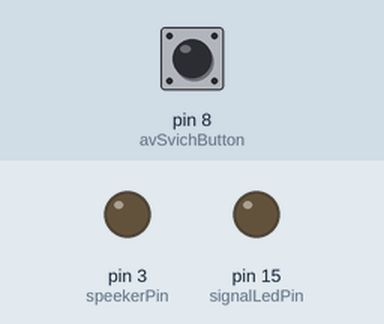
Simulated run of this sketch. Board: SparkFun Pro Micro, built with avr-gcc and run on an emulated ATmega32U4. Shown: output pins drawn as LEDs (lit = HIGH). Dashed ring = blinking. The inputs (shaded band) are chosen by the test bench; at power-on: pin 8 (avSvichButton) LOW.

Above: at 1.4 s.
1.5 s: pin 8 (avSvichButton) pulled HIGH for 0.15 s
At 1.66 s:
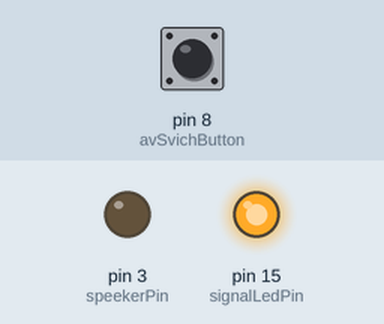
3.3 s: pin 8 (avSvichButton) pulled HIGH for 3.2 s
At 3.57 s:
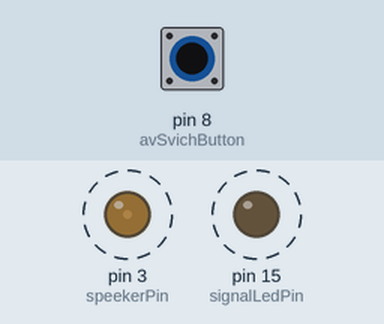
Timing chart, 0 to 8.0 s (numbered marks = the images above; inputs shaded):
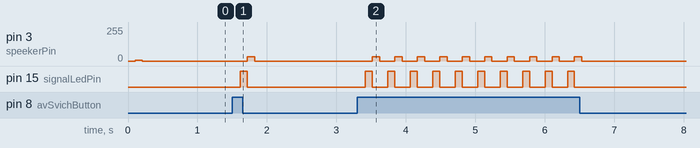

The sketch:

KodiTV_IR_Remote.ino
```cpp
/*
 * Project to control TV and PC (Kodi) from one IR Remote
 *
 * Author McPcholkin
 *
 *
 */

#include <IRLib.h>      // include IR libary
#define USE_DUMP        // disable not used
#include <Keyboard.h>   // Pro micro keyboard lib

int signalLedPin = 15;   // Led for testing
int avSvichButton = 8;  // physical buton to Svich AV
boolean avSvichButtonState = 0; // Button state
int speekerPin = 3;     // Speeker
boolean flipBitState = 0; // Flip Bit default state 0x18**

int irRecivePin = 10;    // ir reciever
int irLedPin = 9;       // ir led for control TV


IRrecv irrecv(irRecivePin);     // set reciever to pin
IRsend irsend;

IRdecode results;               // decode recieved resolts
unsigned int Buffer[RAWBUF];

void setup() {
  irrecv.enableIRIn();          // Start the receiver
  results.UseExtnBuf(Buffer);
  pinMode(signalLedPin, OUTPUT);
  pinMode(avSvichButton, INPUT);
  pinMode(speekerPin, OUTPUT);

  delay(100);
  analogWrite(speekerPin, 6);   // Beep at boot
  delay(105);
  analogWrite(speekerPin, 0);

}

void loop() {

//------------------------------------------------------------------------------------
  if(irrecv.GetResults(&results)) //this checks to see if a code has been received
  {
      results.decode(); // start decode (if not decode value == 0)

      if (results.value == 0xFF629D) // Up - Up Kodi
        {
          Keyboard.press(KEY_UP_ARROW); // Up
          delay(50);
          Keyboard.release(KEY_UP_ARROW);

          digitalWrite(signalLedPin, HIGH);
          delay(30);
          digitalWrite(signalLedPin, LOW);
        }


      if (results.value == 0xFFA857) // Down - Down Kodi
        {
          Keyboard.press(KEY_DOWN_ARROW); // Down
          delay(50);
          Keyboard.release(KEY_DOWN_ARROW);


          digitalWrite(signalLedPin, HIGH);
          delay(30);
          digitalWrite(signalLedPin, LOW);

        }

      if (results.value == 0xFF22DD) // Left - Left Kodi
        {

          Keyboard.press(KEY_LEFT_ARROW); // Left
          delay(50);
          Keyboard.release(KEY_LEFT_ARROW);


          digitalWrite(signalLedPin, HIGH);
          delay(30);
          digitalWrite(signalLedPin, LOW);
        }


      if (results.value == 0xFFC23D) // Right - Right Kodi
        {
          Keyboard.press(KEY_RIGHT_ARROW);  // Rihgt
          delay(50);
          Keyboard.release(KEY_RIGHT_ARROW);

          digitalWrite(signalLedPin, HIGH);
          delay(30);
          digitalWrite(signalLedPin, LOW);
        }


      if (results.value == 0xFF02FD) // OK - OK Kodi
        {
          Keyboard.press(KEY_RETURN);   // Enter
          delay(50);
          Keyboard.release(KEY_RETURN);

          digitalWrite(signalLedPin, HIGH);
          delay(30);
          digitalWrite(signalLedPin, LOW);;
        }


      if (results.value == 0xFF6897)  // 1 - Power switch
        {
         if(flipBitState == 0)            // Check flip bit state
          {
            irsend.send(RC5, 0x180C, 13); // ON/OFF Signal
            delay(100);
            irrecv.enableIRIn();          // Enable IR Reciving (after IRsend reciving disable)
            flipBitState = 1;             // Chandge flip bit state

            // On Sound ------------------
            delay(105);
            analogWrite(speekerPin, 32);
            delay(105);
            analogWrite(speekerPin, 0);
            delay(125);
            analogWrite(speekerPin, 38);
            delay(105);
            analogWrite(speekerPin, 0);
            //-----------------------------
          }
        else
          {
            irsend.send(RC5, 0x100C, 13); // ON/OFF Signal
            delay(100);
            irrecv.enableIRIn();          // Enable IR Reciving (after IRsend reciving disable)
            flipBitState = 0;             // Chandge flip bit state

            // On Sound ------------------
            delay(105);
            analogWrite(speekerPin, 38);
            delay(105);
            analogWrite(speekerPin, 0);
            delay(125);
            analogWrite(speekerPin, 32);
            delay(105);
            analogWrite(speekerPin, 0);
            //-----------------------------

          }
         digitalWrite(signalLedPin, HIGH);
         delay(100);
         digitalWrite(signalLedPin, LOW);
        }


      if (results.value == 0xFF9867) // 2 - back Kodi
        {
          Keyboard.press(KEY_BACKSPACE);   // Backspace
          delay(50);
          Keyboard.release(KEY_BACKSPACE);

          digitalWrite(signalLedPin, HIGH);
          delay(30);
          digitalWrite(signalLedPin, LOW);
        }


      if (results.value == 0xFFB04F) // 3 - Vol UP Kodi
        {
          Keyboard.write('+');    // VolUP

          digitalWrite(signalLedPin, HIGH);
          delay(30);
          digitalWrite(signalLedPin, LOW);
        }


      if (results.value == 0xFF30CF) // 4 - Sleep Timer
          {

         if(flipBitState == 0)         // Check flip bit state
          {
            irsend.send(RC5, 0x82B, 13);  // Sleep Timer Signal
            delay(30);                    // Delay after irsend need to finish transmission, without delay arduino reboot in loop.
            irrecv.enableIRIn();          // Enable IR Reciving (after IRsend reciving disable)
            flipBitState = 1;          // Chandge flip bit state
          }
        else
          {
            irsend.send(RC5, 0x2B, 13);   // Sleep Timer Signal
            delay(30);
            irrecv.enableIRIn();          // Enable IR Reciving (after IRsend reciving disable)
            flipBitState = 0;          // Chandge flip bit state
          }
         digitalWrite(signalLedPin, HIGH);
         delay(30);
         digitalWrite(signalLedPin, LOW);
        }


      if (results.value == 0xFF18E7) // 5 - Kodi Play/Pause
        {
          Keyboard.write(' ');    //  Space

          digitalWrite(signalLedPin, HIGH);
          delay(30);
          digitalWrite(signalLedPin, LOW);
        }


      if (results.value == 0xFF7A85) // 6 - Vol Down Kodi
        {
          Keyboard.write('-');    //  VolDown

          digitalWrite(signalLedPin, HIGH);
          delay(30);
          digitalWrite(signalLedPin, LOW);
        }


      if (results.value == 0xFF10EF) // 7 - Menu
        {
          if(flipBitState == 0)               // Check flip bit state
            {
              irsend.send(RC5, 0x812, 13);  // Menu Signal
              //delay(30);
              irrecv.enableIRIn();          // Enable IR Reciving (after IRsend reciving disable)
              flipBitState = 1;                // Chandge flip bit state
            }
          else
            {
              irsend.send(RC5, 0x12, 13);   // Menu Signal
              //delay(30);
              irrecv.enableIRIn();          // Enable IR Reciving (after IRsend reciving disable)
              flipBitState = 0;                // Chandge flip bit state
            }

         digitalWrite(signalLedPin, HIGH);
         delay(30);
         digitalWrite(signalLedPin, LOW);;
        }


      if (results.value == 0xFF38C7) // 8 - Kodi Context menu
        {
          Keyboard.write('c');    // Context menu

          digitalWrite(signalLedPin, HIGH);
          delay(30);
          digitalWrite(signalLedPin, LOW);;
        }


      if (results.value == 0xFF5AA5) // 9 - TV Up
        {
          if(flipBitState == 0)                  // Check flip bit state
            {
              irsend.send(RC5, 0x810, 13);  // UP Signal
              delay(50);
              irrecv.enableIRIn();          // Enable IR Reciving (after IRsend reciving disable)
              flipBitState = 1;                  // Chandge flip bit state
            }
          else
            {
              irsend.send(RC5, 0x10, 13);   // UP Signal
              delay(50);
              irrecv.enableIRIn();          // Enable IR Reciving (after IRsend reciving disable)
              flipBitState = 0;                  // Chandge flip bit state
            }

          digitalWrite(signalLedPin, HIGH);
          delay(30);
          digitalWrite(signalLedPin, LOW);
        }


      if (results.value == 0xFF4AB5) // 0
        {
          analogWrite(speekerPin, 32);       // Beep
          delay(105);
          analogWrite(speekerPin, 0);
          digitalWrite(signalLedPin, HIGH);
          delay(500);
          digitalWrite(signalLedPin, LOW);
        }


      if (results.value == 0xFF42BD) // * - TV OK
        {
          if(flipBitState == 0)                  // Check flip bit state
            {
              irsend.send(RC5, 0x817, 13);  // OK Signal
              delay(50);
              irrecv.enableIRIn();          // Enable IR Reciving (after IRsend reciving disable)
              flipBitState = 1;                  // Chandge flip bit state
            }
          else
            {
              irsend.send(RC5, 0x17, 13);   // OK Signal
              delay(50);
              irrecv.enableIRIn();          // Enable IR Reciving (after IRsend reciving disable)
              flipBitState = 0;                  // Chandge flip bit state
            }

          digitalWrite(signalLedPin, HIGH);
          delay(30);
          digitalWrite(signalLedPin, LOW);
        }


      if (results.value == 0xFF52AD) // # - TV Down
        {
          if(flipBitState == 0)                // Check flip bit state
            {
              irsend.send(RC5, 0x811, 13);  // Down Signal
              delay(50);
              irrecv.enableIRIn();          // Enable IR Reciving (after IRsend reciving disable)
              flipBitState = 1;                // Chandge flip bit state
            }
          else
            {
              irsend.send(RC5, 0x11, 13);   // Down Signal
              delay(50);
              irrecv.enableIRIn();          // Enable IR Reciving (after IRsend reciving disable)
              flipBitState = 0;                // Chandge flip bit state
            }

          digitalWrite(signalLedPin, HIGH);
          delay(30);
          digitalWrite(signalLedPin, LOW);
        }

  irrecv.resume(); //receive the next value
  results.decode(); //Restart the receiver so it can be capturing another
  }
//------------------------------------------------------------------------------


      avSvichButtonState = digitalRead(avSvichButton); // Physical button to Chandge AV
      if(avSvichButtonState == HIGH)
        {
         if(flipBitState == 0)                 // Check flip bit state
          {
            irsend.send(RC5, 0x1838, 13); // AV Signal
            delay(50);
            irrecv.enableIRIn();          // Enable IR Reciving (after IRsend reciving disable)
            flipBitState = 1;                  // Chandge flip bit state

          }
        else
          {
            irsend.send(RC5, 0x1038, 13); // AV Signal
            delay(50);
            irrecv.enableIRIn();          // Enable IR Reciving (after IRsend reciving disable)
            flipBitState = 0;                  // Chandge flip bit state
          }
         digitalWrite(signalLedPin, HIGH);
         delay(100);
         digitalWrite(signalLedPin, LOW);

         analogWrite(speekerPin, 32);       // Beep
         delay(105);
         analogWrite(speekerPin, 0);
        }


//-----------------------------------------------------------------------------

/* button As Power Switch
      buttonState = digitalRead(buttonPin); // Physical button to on TV
      if(buttonState == HIGH)
        {
         Serial.println("POWER");         // Debug
         if(flipBitState == 0)            // Check flip bit state
          {
            irsend.send(RC5, 0x180C, 13); // ON/OFF Signal
            delay(300);
            irrecv.enableIRIn();          // Enable IR Reciving (after IRsend reciving disable)
            flipBitState = 1;             // Chandge flip bit state
          }
        else
          {
            irsend.send(RC5, 0x100C, 13); // ON/OFF Signal
            delay(300);
            irrecv.enableIRIn();          // Enable IR Reciving (after IRsend reciving disable)
            flipBitState = 0;             // Chandge flip bit state
          }
         digitalWrite(signalLedPin, HIGH);
         delay(100);
         digitalWrite(signalLedPin, LOW);
        }

*/


}
```

Measured:
- after the input at 1.5 s, pin 3 (speekerPin): 0/255 → 32/255 after 0.22 s, → 0/255 0.11 s later; pin 15 (signalLedPin): LOW → HIGH after 0.12 s, → LOW 0.10 s later
- after the input at 3.3 s, pin 3 (speekerPin): alternates 32/255 for 0.11 s and 0/255 for 0.22 s, 20 changes in all, then stays 0/255, starting after 0.22 s; pin 15 (signalLedPin): alternates HIGH for 0.10 s and LOW for 0.22 s, 20 changes in all, then stays LOW, starting after 0.12 s
